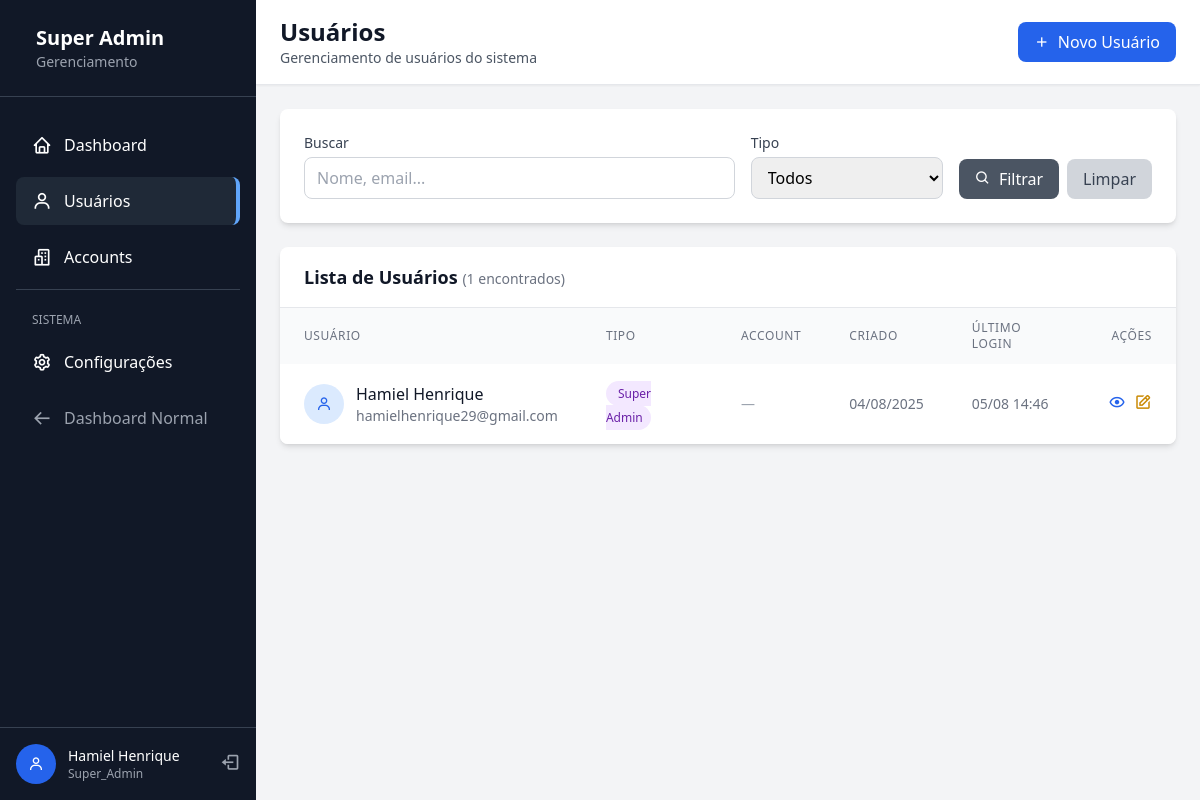
The app's page /super-admin/users/ (signed in) with its own data.
### app/models/user.py (models this page shows, shortened)
class User(UserMixin, db.Model):
    __tablename__ = 'users'
    id = db.Column(db.Integer, primary_key=True)
    email = db.Column(db.String(120), unique=True, nullable=False, index=True)
    password_hash = db.Column(db.String(128), nullable=False)
    first_name = db.Column(db.String(50), nullable=False)
    last_name = db.Column(db.String(50), nullable=False)
    theme_preference = db.Column(db.String(10), default='light')
    role = db.Column(db.Enum(UserRole), nullable=False, default=UserRole.USER)
    account_id = db.Column(db.Integer, db.ForeignKey('accounts.id'), nullable=True)
    created_at = db.Column(db.DateTime, default=datetime.utcnow, nullable=False)
    updated_at = db.Column(db.DateTime, default=datetime.utcnow, onupdate=datetime.utcnow)
    last_login = db.Column(db.DateTime)
    def is_super_admin(self):
        return self.role == UserRole.SUPER_ADMIN
    def get_full_name(self):
        return f"{self.first_name} {self.last_name}".strip()

### app/frontend/routes/super_admin/users.py (the view)
@users_bp.route('/')
@super_admin_required
def index():
    page = request.args.get('page', 1, type=int)
    search = request.args.get('search', '')
    role_filter = request.args.get('role', '')
    query = User.query
    if search:
        query = query.filter(
            (User.email.contains(search)) |
            (User.first_name.contains(search)) |
            (User.last_name.contains(search))
        )
    if role_filter:
        try:
            role_enum = UserRole(role_filter)
            query = query.filter(User.role == role_enum)
        except ValueError:
            pass
    users = query.order_by(User.created_at.desc()).paginate(
        page=page, per_page=20, error_out=False
    )
    return render_template('super_admin/users/index.html',
                         users=users,
                         search=search,
                         role_filter=role_filter)

### app/frontend/routes/super_admin/__init__.py (called while the page is built)
def super_admin_required(f):
    @wraps(f)
    @login_required
    def decorated_function(*args, **kwargs):
        if not current_user.is_authenticated:
            flash('Você precisa estar logado!', 'error')
            return redirect(url_for('auth.login'))
        if not current_user.is_super_admin():
            flash('Acesso negado! Área restrita para Super Admin.', 'error')
            return redirect(url_for('main.dashboard'))
        return f(*args, **kwargs)
    return decorated_function

### app/frontend/templates/super_admin/users/index.html (shortened to what this page needs)
{% extends "super_admin/base.html" %}
{% block page_title %}Usuários{% endblock %}
{% block breadcrumb %}
<p class="text-sm text-gray-600">Gerenciamento de usuários do sistema</p>
{% endblock %}
{% block header_actions %}
<a href="{{ url_for('super_admin.users.create') }}"
   class="bg-blue-600 hover:bg-blue-700 text-white px-4 py-2 rounded-lg flex items-center transition-colors">
    <i class='bx bx-plus mr-2'></i>
    Novo Usuário
</a>
{% endblock %}
{% block content %}
<div class="bg-white rounded-lg shadow-md p-6 mb-6">
    <form method="GET" class="flex flex-wrap gap-4 items-end">
        <div class="flex-1 min-w-64">
            <label class="block text-sm font-medium text-gray-700 mb-1">Buscar</label>
            <input type="text"
                   name="search"
                   value="{{ search }}"
                   placeholder="Nome, email..."
                   class="w-full px-3 py-2 border border-gray-300 rounded-lg focus:outline-none focus:ring-2 focus:ring-blue-500">
        </div>
        <div class="min-w-48">
            <label class="block text-sm font-medium text-gray-700 mb-1">Tipo</label>
            <select name="role" class="w-full px-3 py-2 border border-gray-300 rounded-lg focus:outline-none focus:ring-2 focus:ring-blue-500">
                <option value="">Todos</option>
            </select>
        </div>
        <div class="flex gap-2">
            <button type="submit" class="bg-gray-600 hover:bg-gray-700 text-white px-4 py-2 rounded-lg transition-colors">
                <i class='bx bx-search mr-1'></i>
                Filtrar
            </button>
            <a href="{{ url_for('super_admin.users.index') }}"
               class="bg-gray-300 hover:bg-gray-400 text-gray-700 px-4 py-2 rounded-lg transition-colors">
                Limpar
            </a>
        </div>
    </form>
</div>
<div class="bg-white rounded-lg shadow-md overflow-hidden">
    <div class="px-6 py-4 border-b border-gray-200">
        <h3 class="text-lg font-semibold text-gray-900">
            Lista de Usuários
            <span class="text-sm font-normal text-gray-500">({{ users.total }} encontrados)</span>
        </h3>
    </div>
    {% if users.items %}
        <div class="overflow-x-auto">
            <table class="w-full">
                <thead class="bg-gray-50">
                    <tr>
                        <th class="px-6 py-3 text-left text-xs font-medium text-gray-500 uppercase tracking-wider">Usuário</th>
                        <th class="px-6 py-3 text-left text-xs font-medium text-gray-500 uppercase tracking-wider">Tipo</th>
                        <th class="px-6 py-3 text-left text-xs font-medium text-gray-500 uppercase tracking-wider">Account</th>
                        <th class="px-6 py-3 text-left text-xs font-medium text-gray-500 uppercase tracking-wider">Criado</th>
                        <th class="px-6 py-3 text-left text-xs font-medium text-gray-500 uppercase tracking-wider">Último Login</th>
                        <th class="px-6 py-3 text-right text-xs font-medium text-gray-500 uppercase tracking-wider">Ações</th>
                    </tr>
                </thead>
                <tbody class="bg-white divide-y divide-gray-200">
                    {% for user in users.items %}
                    <tr class="hover:bg-gray-50">
                        <td class="px-6 py-4">
                            <div class="flex items-center">
                                <div class="h-10 w-10 bg-blue-100 rounded-full flex items-center justify-center mr-3">
                                    <i class='bx bx-user text-blue-600'></i>
                                </div>
                                <div>
                                    <p class="font-medium text-gray-900">{{ user.get_full_name() }}</p>
                                    <p class="text-sm text-gray-500">{{ user.email }}</p>
                                </div>
                            </div>
                        </td>
                        <td class="px-6 py-4">
                            {% if user.role.value == 'super_admin' %}
                                <span class="px-2 py-1 bg-purple-100 text-purple-800 text-xs rounded-full">
                                    Super Admin
                                </span>
                            {% elif user.role.value == 'administrador' %}
                                <span class="px-2 py-1 bg-orange-100 text-orange-800 text-xs rounded-full">
                                    <i class='bx bx-crown mr-1'></i>Administrador
                                </span>
                            {% else %}
                                <span class="px-2 py-1 bg-gray-100 text-gray-800 text-xs rounded-full">
                                    <i class='bx bx-user mr-1'></i>Usuário
                                </span>
                            {% endif %}
                        </td>
                        <td class="px-6 py-4 text-sm text-gray-500">
                            {% if user.account %}
                                <span class="text-blue-600">{{ user.account.name }}</span>
                            {% else %}
                                <span class="text-gray-400">—</span>
                            {% endif %}
                        </td>
                        <td class="px-6 py-4 text-sm text-gray-500">
                            {% if user.created_at %}
                                {{ user.created_at.strftime('%d/%m/%Y') }}
                            {% else %}
                                —
                            {% endif %}
                        </td>
                        <td class="px-6 py-4 text-sm text-gray-500">
                            {% if user.last_login %}
                                {{ user.last_login.strftime('%d/%m %H:%M') }}
                            {% else %}
                                <span class="text-gray-400">Nunca</span>
                            {% endif %}
                        </td>
                        <td class="px-6 py-4 text-right">
                            <div class="flex items-center justify-end space-x-2">
                                <a href="{{ url_for('super_admin.users.view', user_id=user.id) }}"
                                   class="text-blue-600 hover:text-blue-900" title="Ver">
                                    <i class='bx bx-show text-lg'></i>
                                </a>
                                <a href="{{ url_for('super_admin.users.edit', user_id=user.id) }}"
                                   class="text-yellow-600 hover:text-yellow-900" title="Editar">
                                    <i class='bx bx-edit text-lg'></i>
                                </a>
                            </div>
                        </td>
                    </tr>
                    {% endfor %}
                </tbody>
            </table>
        </div>
    {% endif %}
</div>
{% endblock %}

### app/frontend/templates/super_admin/base.html (shortened to what this page needs)
<!DOCTYPE html>
<html lang="pt-BR">
<head>
    <link href="{{ url_for('static', filename='css/style.css') }}" rel="stylesheet">
    <link href='https://unpkg.com/boxicons@2.1.4/css/boxicons.min.css' rel='stylesheet'>
</head>
<body class="bg-gray-100">
    <div class="flex h-screen">
        <div class="w-64 bg-gray-900 text-white flex flex-col">
            <div class="p-6 border-b border-gray-700">
                <div class="flex items-center">
                    <div>
                        <h1 class="text-xl font-bold">Super Admin</h1>
                        <p class="text-sm text-gray-400">Gerenciamento</p>
                    </div>
                </div>
            </div>
            <nav class="flex-1 py-6">
                <ul class="space-y-2 px-4">
                    <li>
                        <a href="{{ url_for('super_admin.dashboard') }}"
                           class="flex items-center py-3 px-4 rounded-lg hover:bg-gray-800 transition-colors
                           {% if request.endpoint == 'super_admin.dashboard' %}bg-gray-800 border-r-4 border-blue-400{% endif %}">
                            <i class='bx bx-home text-xl mr-3'></i>
                            <span>Dashboard</span>
                        </a>
                    </li>
                    <li>
                        <a href="{{ url_for('super_admin.users.index') }}"
                           class="flex items-center py-3 px-4 rounded-lg hover:bg-gray-800 transition-colors
                           {% if 'users' in request.endpoint %}bg-gray-800 border-r-4 border-blue-400{% endif %}">
                            <i class='bx bx-user text-xl mr-3'></i>
                            <span>Usuários</span>
                        </a>
                    </li>
                    <li>
                        <a href="{{ url_for('super_admin.accounts.index') }}"
                           class="flex items-center py-3 px-4 rounded-lg hover:bg-gray-800 transition-colors
                           {% if 'accounts' in request.endpoint %}bg-gray-800 border-r-4 border-blue-400{% endif %}">
                            <i class='bx bx-buildings text-xl mr-3'></i>
                            <span>Accounts</span>
                        </a>
                    </li>
                    <li class="border-t border-gray-700 pt-4 mt-4">
                        <span class="text-xs text-gray-400 px-4">SISTEMA</span>
                    </li>
                    <li>
                        <a href="#" class="flex items-center py-3 px-4 rounded-lg hover:bg-gray-800 transition-colors">
                            <i class='bx bx-cog text-xl mr-3'></i>
                            <span>Configurações</span>
                        </a>
                    </li>
                    <li>
                        <a href="{{ url_for('main.dashboard') }}"
                           class="flex items-center py-3 px-4 rounded-lg hover:bg-gray-800 transition-colors text-gray-400">
                            <i class='bx bx-arrow-back text-xl mr-3'></i>
                            <span>Dashboard Normal</span>
                        </a>
                    </li>
                </ul>
            </nav>
            <div class="p-4 border-t border-gray-700">
                <div class="flex items-center">
                    <div class="h-10 w-10 bg-blue-600 rounded-full flex items-center justify-center mr-3">
                        <i class='bx bx-user text-white'></i>
                    </div>
                    <div class="flex-1">
                        <p class="text-sm font-medium">{{ current_user.get_full_name() }}</p>
                        <p class="text-xs text-gray-400">{{ current_user.role.value.title() }}</p>
                    </div>
                    <a href="{{ url_for('auth.logout') }}" class="text-gray-400 hover:text-white">
                        <i class='bx bx-log-out text-xl'></i>
                    </a>
                </div>
            </div>
        </div>
        <div class="flex-1 flex flex-col overflow-hidden">
            <header class="bg-white shadow-sm border-b">
                <div class="flex items-center justify-between px-6 py-4">
                    <div>
                        <h2 class="text-2xl font-bold text-gray-900">
                            {% block page_title %}Super Admin{% endblock %}
                        </h2>
                        {% block breadcrumb %}{% endblock %}
                    </div>
                    <div class="flex items-center space-x-4">
                        {% block header_actions %}{% endblock %}
                    </div>
                </div>
            </header>
            <main class="flex-1 overflow-auto p-6">
                {% block content %}{% endblock %}
            </main>
        </div>
    </div>
</body>
</html>

### records on screen
User: get_full_name "Hamiel Henrique", role.value "Super_Admin", email "hamielhenrique29@gmail.com", shows "Super Admin", created_at "04/08/2025", last_login "05/08 14:46"

### other values on screen
{{ users.total }} "1"
